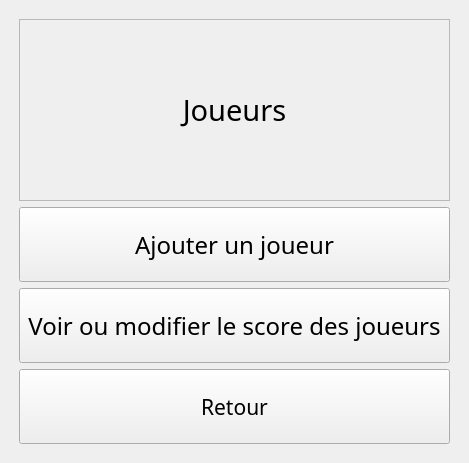
<?xml version="1.0" encoding="UTF-8"?>
<ui version="4.0">
 <class>players</class>
 <widget class="QMainWindow" name="players">
  <property name="geometry">
   <rect>
    <x>0</x>
    <y>0</y>
    <width>469</width>
    <height>463</height>
   </rect>
  </property>
  <property name="windowTitle">
   <string>MainWindow</string>
  </property>
  <widget class="QWidget" name="centralwidget">
   <layout class="QGridLayout" name="gridLayout">
    <item row="0" column="0">
     <layout class="QVBoxLayout" name="verticalLayout">
      <property name="leftMargin">
       <number>10</number>
      </property>
      <property name="topMargin">
       <number>10</number>
      </property>
      <property name="rightMargin">
       <number>10</number>
      </property>
      <property name="bottomMargin">
       <number>10</number>
      </property>
      <item>
       <widget class="QLabel" name="Player">
        <property name="enabled">
         <bool>true</bool>
        </property>
        <property name="sizePolicy">
         <sizepolicy hsizetype="Minimum" vsizetype="Minimum">
          <horstretch>0</horstretch>
          <verstretch>0</verstretch>
         </sizepolicy>
        </property>
        <property name="minimumSize">
         <size>
          <width>0</width>
          <height>120</height>
         </size>
        </property>
        <property name="baseSize">
         <size>
          <width>0</width>
          <height>0</height>
         </size>
        </property>
        <property name="font">
         <font>
          <family>Noto Sans</family>
          <pointsize>22</pointsize>
         </font>
        </property>
        <property name="frameShape">
         <enum>QFrame::StyledPanel</enum>
        </property>
        <property name="text">
         <string>Joueurs</string>
        </property>
        <property name="alignment">
         <set>Qt::AlignCenter</set>
        </property>
       </widget>
      </item>
      <item>
       <widget class="QPushButton" name="AddPlayer">
        <property name="sizePolicy">
         <sizepolicy hsizetype="Minimum" vsizetype="Fixed">
          <horstretch>0</horstretch>
          <verstretch>0</verstretch>
         </sizepolicy>
        </property>
        <property name="minimumSize">
         <size>
          <width>0</width>
          <height>75</height>
         </size>
        </property>
        <property name="font">
         <font>
          <family>Noto Sans Light</family>
          <pointsize>18</pointsize>
         </font>
        </property>
        <property name="text">
         <string>Ajouter un joueur</string>
        </property>
       </widget>
      </item>
      <item>
       <widget class="QPushButton" name="ListPlayers">
        <property name="sizePolicy">
         <sizepolicy hsizetype="Minimum" vsizetype="Maximum">
          <horstretch>0</horstretch>
          <verstretch>0</verstretch>
         </sizepolicy>
        </property>
        <property name="minimumSize">
         <size>
          <width>0</width>
          <height>75</height>
         </size>
        </property>
        <property name="font">
         <font>
          <family>Noto Sans Light</family>
          <pointsize>18</pointsize>
         </font>
        </property>
        <property name="text">
         <string>Voir ou modifier le score des joueurs</string>
        </property>
        <property name="flat">
         <bool>false</bool>
        </property>
       </widget>
      </item>
      <item>
       <widget class="QPushButton" name="Back">
        <property name="minimumSize">
         <size>
          <width>0</width>
          <height>75</height>
         </size>
        </property>
        <property name="font">
         <font>
          <family>Noto Sans Light</family>
          <pointsize>16</pointsize>
         </font>
        </property>
        <property name="text">
         <string>Retour</string>
        </property>
       </widget>
      </item>
     </layout>
    </item>
   </layout>
  </widget>
 </widget>
 <resources/>
 <connections/>
</ui>
